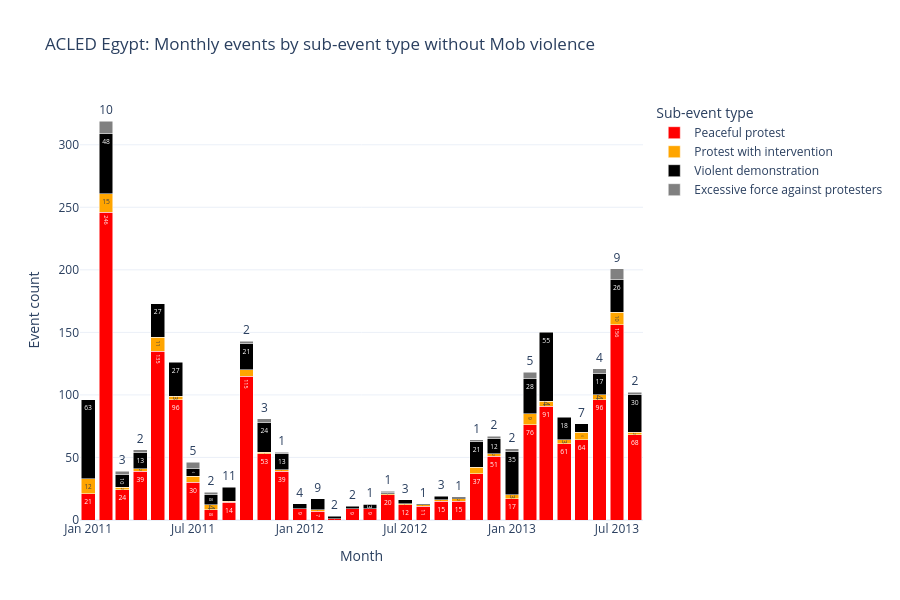

Here is the notebook cell this chart was saved with:
### Code cell
import plotly.express as px

# Filter Egypt ACLED events across the full dataset and remove Mob violence before charting.
df_all = df.copy()
df_all['event_date'] = pd.to_datetime(df_all['event_date'], errors='coerce')
df_all = df_all[df_all['sub_event_type'] != 'Mob violence'].copy()
df_all['month'] = df_all['event_date'].dt.to_period('M').dt.to_timestamp()
df_all['month_label'] = df_all['month'].dt.strftime('%Y-%m')

month_order = (
    df_all[['month', 'month_label']]
    .drop_duplicates()
    .sort_values('month')
    ['month_label']
    .tolist()
)

monthly_sub_events = (
    df_all.groupby(['month_label', 'sub_event_type'], as_index=False)
    .size()
    .rename(columns={'size': 'count'})
)

fig = px.bar(
    monthly_sub_events,
    x='month_label',
    y='count',
    color='sub_event_type',
    category_orders={'month_label': month_order},
    color_discrete_map={
        'Excessive force against protesters': 'gray',
        'Protest with intervention': 'orange',
        'Violent demonstration': 'black',
        'Peaceful protest': 'red',
    },
    title='ACLED Egypt: Monthly events by sub-event type without Mob violence',
    labels={'month_label': 'Month', 'count': 'Event count', 'sub_event_type': 'Sub-event type'},
    barmode='stack',
    text_auto=True,
)

fig.update_layout(
    template='plotly_white',
    xaxis_title='Month',
    yaxis_title='Event count',
    legend_title='Sub-event type',
    bargap=0.15,
    height=600,
)

fig.show()

### Figure 1 — Plotly figure (JSON) as saved in the notebook; plotly's stock layout.template omitted (floating-point values rounded to 4 significant figures)
{"data": [{"hovertemplate": "Sub-event type=Peaceful protest<br>Month=%{x}<br>Event count=%{y}<extra></extra>", "legendgroup": "Peaceful protest", "marker": {"color": "red", "pattern": {"shape": ""}}, "name": "Peaceful protest", "orientation": "v", "showlegend": true, "textposition": "auto", "texttemplate": "%{y}", "type": "bar", "x": ["2011-01", "2011-02", "2011-03", "2011-04", "2011-05", "2011-06", "2011-07", "2011-08", "2011-09", "2011-10", "2011-11", "2011-12", "2012-01", "2012-02", "2012-03", "2012-04", "2012-05", "2012-06", "2012-07", "2012-08", "2012-09", "2012-10", "2012-11", "2012-12", "2013-01", "2013-02", "2013-03", "2013-04", "2013-05", "2013-06", "2013-07", "2013-08"], "xaxis": "x", "y": [21, 246, 24, 39, 135, 96, 30, 8, 14, 115, 53, 39, 9, 7, 1, 9, 9, 20, 12, 11, 15, 15, 37, 51, 17, 76, 91, 61, 64, 96, 156, 68], "yaxis": "y"}, {"hovertemplate": "Sub-event type=Protest with intervention<br>Month=%{x}<br>Event count=%{y}<extra></extra>", "legendgroup": "Protest with intervention", "marker": {"color": "orange", "pattern": {"shape": ""}}, "name": "Protest with intervention", "orientation": "v", "showlegend": true, "textposition": "auto", "texttemplate": "%{y}", "type": "bar", "x": ["2011-01", "2011-02", "2011-03", "2011-04", "2011-05", "2011-06", "2011-07", "2011-08", "2011-09", "2011-10", "2011-11", "2011-12", "2012-02", "2012-06", "2012-07", "2012-08", "2012-09", "2012-10", "2012-11", "2012-12", "2013-01", "2013-02", "2013-03", "2013-04", "2013-05", "2013-06", "2013-07", "2013-08"], "xaxis": "x", "y": [12, 15, 2, 2, 11, 3, 5, 4, 1, 5, 1, 1, 1, 1, 1, 1, 1, 2, 5, 2, 3, 9, 4, 3, 6, 4, 10, 2], "yaxis": "y"}, {"hovertemplate": "Sub-event type=Violent demonstration<br>Month=%{x}<br>Event count=%{y}<extra></extra>", "legendgroup": "Violent demonstration", "marker": {"color": "black", "pattern": {"shape": ""}}, "name": "Violent demonstration", "orientation": "v", "showlegend": true, "textposition": "auto", "texttemplate": "%{y}", "type": "bar", "x": ["2011-01", "2011-02", "2011-03", "2011-04", "2011-05", "2011-06", "2011-07", "2011-08", "2011-09", "2011-10", "2011-11", "2011-12", "2012-01", "2012-02", "2012-03", "2012-04", "2012-05", "2012-06", "2012-07", "2012-08", "2012-09", "2012-10", "2012-11", "2012-12", "2013-01", "2013-02", "2013-03", "2013-04", "2013-05", "2013-06", "2013-07", "2013-08"], "xaxis": "x", "y": [63, 48, 10, 13, 27, 27, 6, 8, 11, 21, 24, 13, 4, 9, 2, 2, 3, 1, 3, 1, 3, 1, 21, 12, 35, 28, 55, 18, 7, 17, 26, 30], "yaxis": "y"}, {"hovertemplate": "Sub-event type=Excessive force against protesters<br>Month=%{x}<br>Event count=%{y}<extra></extra>", "legendgroup": "Excessive force against protesters", "marker": {"color": "gray", "pattern": {"shape": ""}}, "name": "Excessive force against protesters", "orientation": "v", "showlegend": true, "textposition": "auto", "texttemplate": "%{y}", "type": "bar", "x": ["2011-02", "2011-03", "2011-04", "2011-07", "2011-08", "2011-10", "2011-11", "2011-12", "2012-05", "2012-06", "2012-11", "2012-12", "2013-01", "2013-02", "2013-06", "2013-07", "2013-08"], "xaxis": "x", "y": [10, 3, 2, 5, 2, 2, 3, 1, 1, 1, 1, 2, 2, 5, 4, 9, 2], "yaxis": "y"}], "layout": {"bargap": 0.15, "barmode": "stack", "height": 600, "legend": {"title": {"text": "Sub-event type"}, "tracegroupgap": 0}, "title": {"text": "ACLED Egypt: Monthly events by sub-event type without Mob violence"}, "xaxis": {"anchor": "y", "categoryarray": ["2011-01", "2011-02", "2011-03", "2011-04", "2011-05", "2011-06", "2011-07", "2011-08", "2011-09", "2011-10", "2011-11", "2011-12", "2012-01", "2012-02", "2012-03", "2012-04", "2012-05", "2012-06", "2012-07", "2012-08", "2012-09", "2012-10", "2012-11", "2012-12", "2013-01", "2013-02", "2013-03", "2013-04", "2013-05", "2013-06", "2013-07", "2013-08"], "categoryorder": "array", "domain": [0, 1], "title": {"text": "Month"}}, "yaxis": {"anchor": "x", "domain": [0, 1], "title": {"text": "Event count"}}}}
